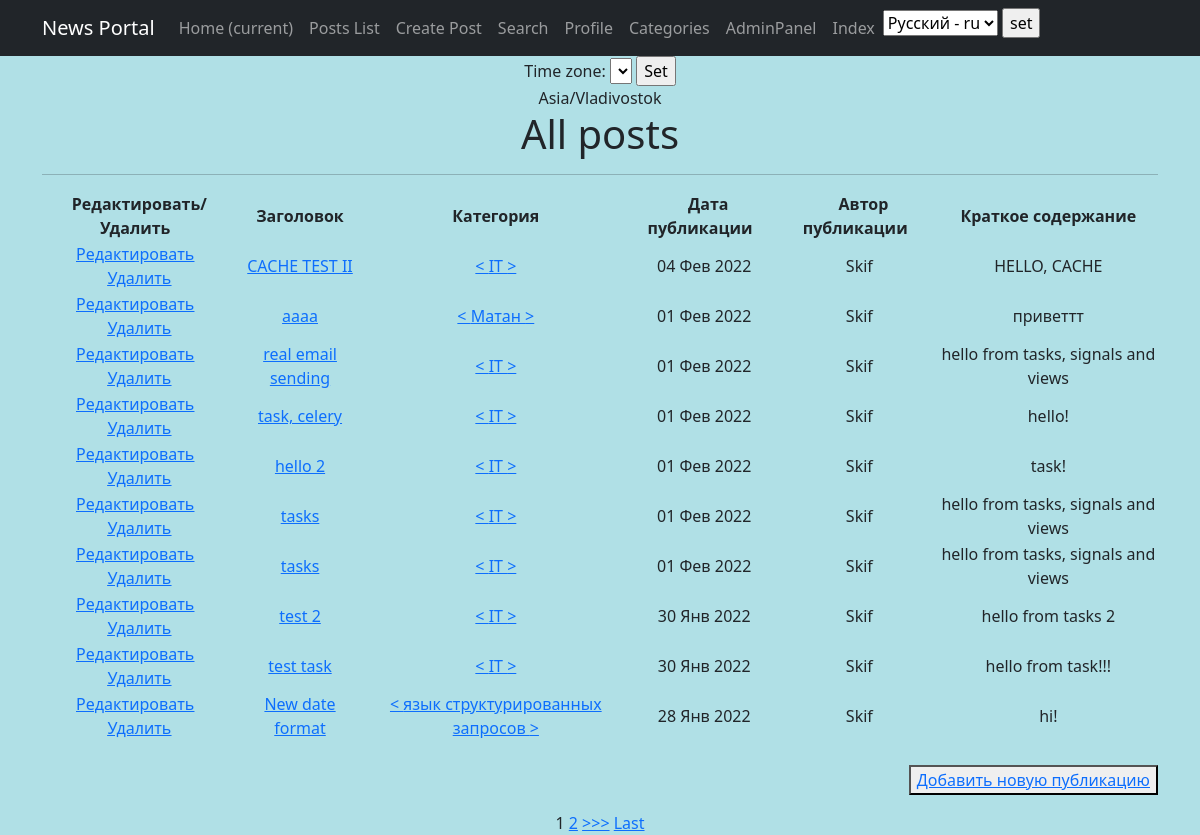
/posts/, run on the app's committed database.
### news/models.py (models this page shows, shortened)
class Post(models.Model):
    article = 'AR'
    news = 'NW'
    kind = [
        (article, 'Статья'),
        (news, 'Новость')
    ]
    author = models.ForeignKey(Author, on_delete=models.CASCADE)
    view = models.CharField(max_length=2, choices=kind, default=article)
    time_of_creation = models.DateTimeField(auto_now_add=True)
    post_category = models.ForeignKey(Category, on_delete=models.CASCADE, verbose_name='Категория(category)')
    title = models.CharField(max_length=128)
    text = models.TextField()
    post_rating = models.IntegerField(default=0)
    class Meta:
        verbose_name = 'Публикация'
        verbose_name_plural = 'Публикации'

class Category(models.Model):
    name = models.CharField(max_length=64, unique=True)
    subscribers = models.ManyToManyField(User, through='CategorySubscribers')
    class Meta:
        verbose_name = 'Категория'
        verbose_name_plural = 'Категории'
    def __str__(self):
        return f'{self.name}'

class Author(models.Model):
    author_user = models.OneToOneField(User, on_delete=models.CASCADE)
    author_rating = models.IntegerField(default=0)
    class Meta:
        verbose_name = 'Автор'
        verbose_name_plural = 'Авторы'
    def __str__(self):
        return f'{self.author_user}'

### news/views.py (the view)
# urls.py: path('', cache_page(60)(PostList.as_view()), name='posts'),  # т. к. сам по себе это класс,
class PostList(ListView):
    model = Post
    template_name = 'news/posts.html'
    context_object_name = 'posts'
    ordering = ['-id']  # задаем последовательность отображения по id
    paginate_by = 10  # задаем кол-во отображаемых объектов на странице

### news/templatetags/custom_filters.py (called while the page is built)
@register.filter(name='censor')
def censor(value):
    censor_list = ['мат']
    text = value.split()
    for word in text:
        if word.lower() in censor_list:
            value = value.replace(word, '[CENSORED]')
    return value

### templates/news/posts.html (shortened to what this page needs)
{% extends 'default.html' %}
{% load i18n %}
{% load tz %}
{% load custom_filters %}
{% block content %}
  <h1>{% trans "All posts" %}</h1>
  <hr>
  {% if posts %}
      <table>
          <tr>
              <td>
                  <b> Редактировать/Удалить &nbsp  </b>
              </td>
              <td>
                  <b> &nbsp {% trans "Заголовок" %} &nbsp </b>
              </td>
              <td>
                  <b> &nbsp Категория &nbsp </b>
              </td>
              <td>
                  <b> &nbsp Дата публикации &nbsp </b>
              </td>
              <td>
                  <b> &nbsp Автор публикации &nbsp </b>
              </td>
              <td>
                  <b> &nbsp Краткое содержание &nbsp </b>
              </td>
          </tr>
      {% for post in posts %}
          <tr>
              <td>
                  <a href="{% url 'post_update' post.id %}"><u>Редактировать</u></a>  &nbsp
                  <a href="{% url 'post_delete' post.id %}"><u>Удалить</u></a>
              </td>
              <td>
                  <a href="{% url 'post_detail' post.id %}">{{ post.title|censor }}</a>
              </td>
              <td>
                  <a href="{% url 'category_subscription' post.post_category.id %}"> < {{ post.post_category }} > </a>
              </td>
              <td>
                  {{ post.time_of_creation|date:'d M Y'}}
              </td>
              <td>
                  {{ post.author }}
              </td>
              <td>
                  {{ post.text|truncatechars:50|censor }}
              </td>
          </tr>
      {% endfor %}
      </table>
      <br>
      <p align="right">
          <button><a href="{% url 'post_add' %}">Добавить новую публикацию</a></button> <br>
      </p>
      {% if is_paginated %}
          {% for num in page_obj.paginator.page_range %}
              {% if page_obj.number == num %}
                  <a>{{ num }}</a>
              {% elif num > page_obj.number|add:'-3' and num < page_obj.number|add:'3' %}
                  <a href="?page={{ num }}">{{ num }}</a>
              {% endif %}
          {% endfor %}
          {% if page_obj.has_next %}
              <a href="?page={{ page_obj.next_page_number }}">>>></a>
              <a href="?page={{ page_obj.paginator.num_pages }}">Last</a>
          {% endif %}
      {% endif %}
  {% else %}
      <h2>Публикаций нет!</h2>
  {% endif %}
{% endblock content %}

### data on the page
Post: title|censor "CACHE TEST II", post_category "IT", time_of_creation "04 Фев 2022", author "Skif", text|censor "HELLO, CACHE"
Post: title|censor "aaaa", post_category "Матан", time_of_creation "01 Фев 2022", author "Skif", text|censor "приветтт"
Post: title|censor "real email sending", post_category "IT", time_of_creation "01 Фев 2022", author "Skif", text|censor "hello from tasks, signals and views"
Post: title|censor "task, celery", post_category "IT", time_of_creation "01 Фев 2022", author "Skif", text|censor "hello!"
Post: title|censor "hello 2", post_category "IT", time_of_creation "01 Фев 2022", author "Skif", text|censor "task!"
Post: title|censor "tasks", post_category "IT", time_of_creation "01 Фев 2022", author "Skif", text|censor "hello from tasks, signals and views"
Post: title|censor "tasks", post_category "IT", time_of_creation "01 Фев 2022", author "Skif", text|censor "hello from tasks, signals and views"
Post: title|censor "test 2", post_category "IT", time_of_creation "30 Янв 2022", author "Skif", text|censor "hello from tasks 2"
Post: title|censor "test task", post_category "IT", time_of_creation "30 Янв 2022", author "Skif", text|censor "hello from task!!!"
Post: title|censor "New date format", post_category "язык структурированных запросов", time_of_creation "28 Янв 2022", author "Skif", text|censor "hi!"

### other printed values
{{ TIME_ZONE }} "Asia/Vladivostok"
{{ num }} "1"
{{ num }} "2"
form field language "Русский - ru"
